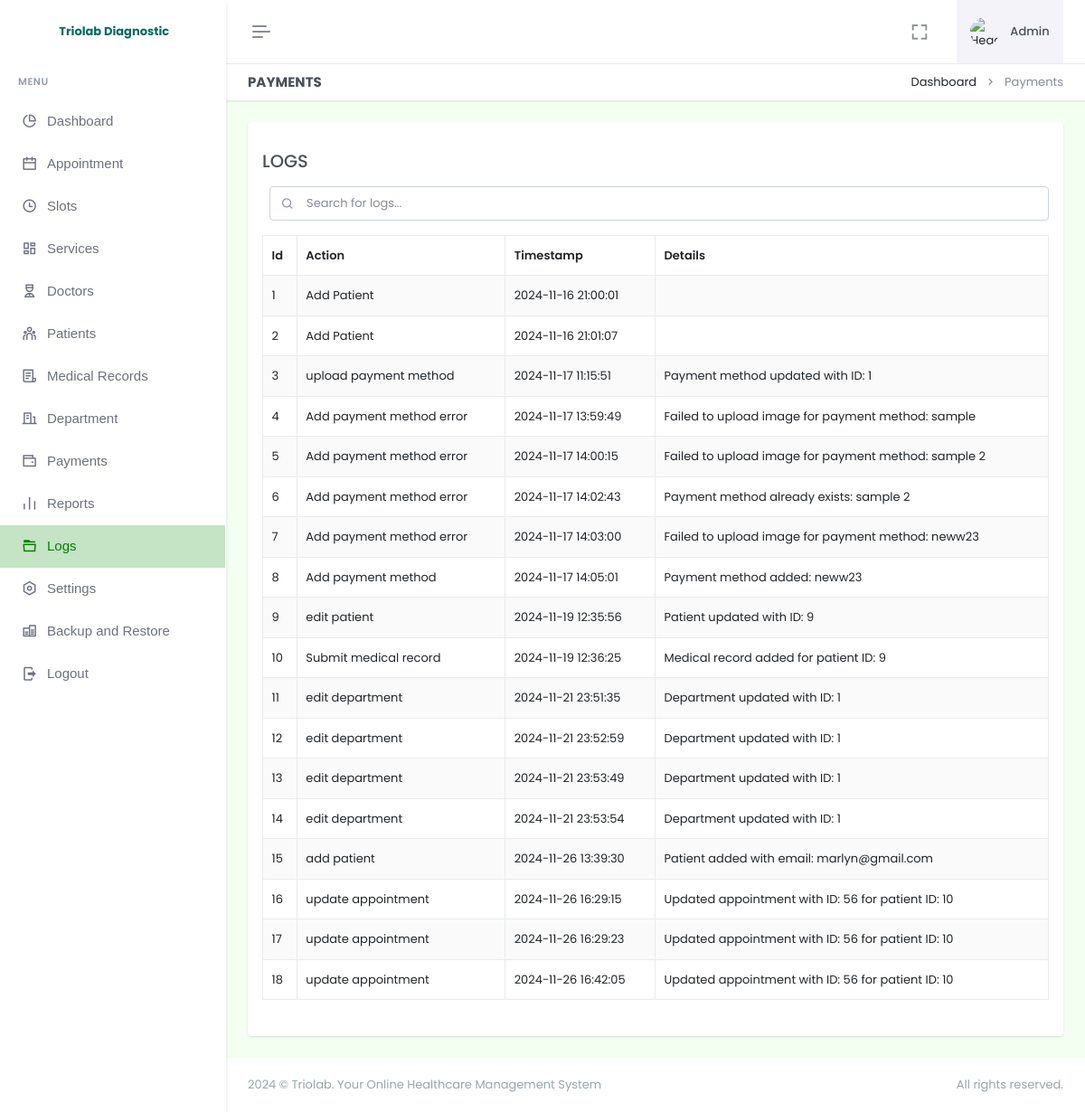
Before: /admin/logs.php (signed in) with the older database file.
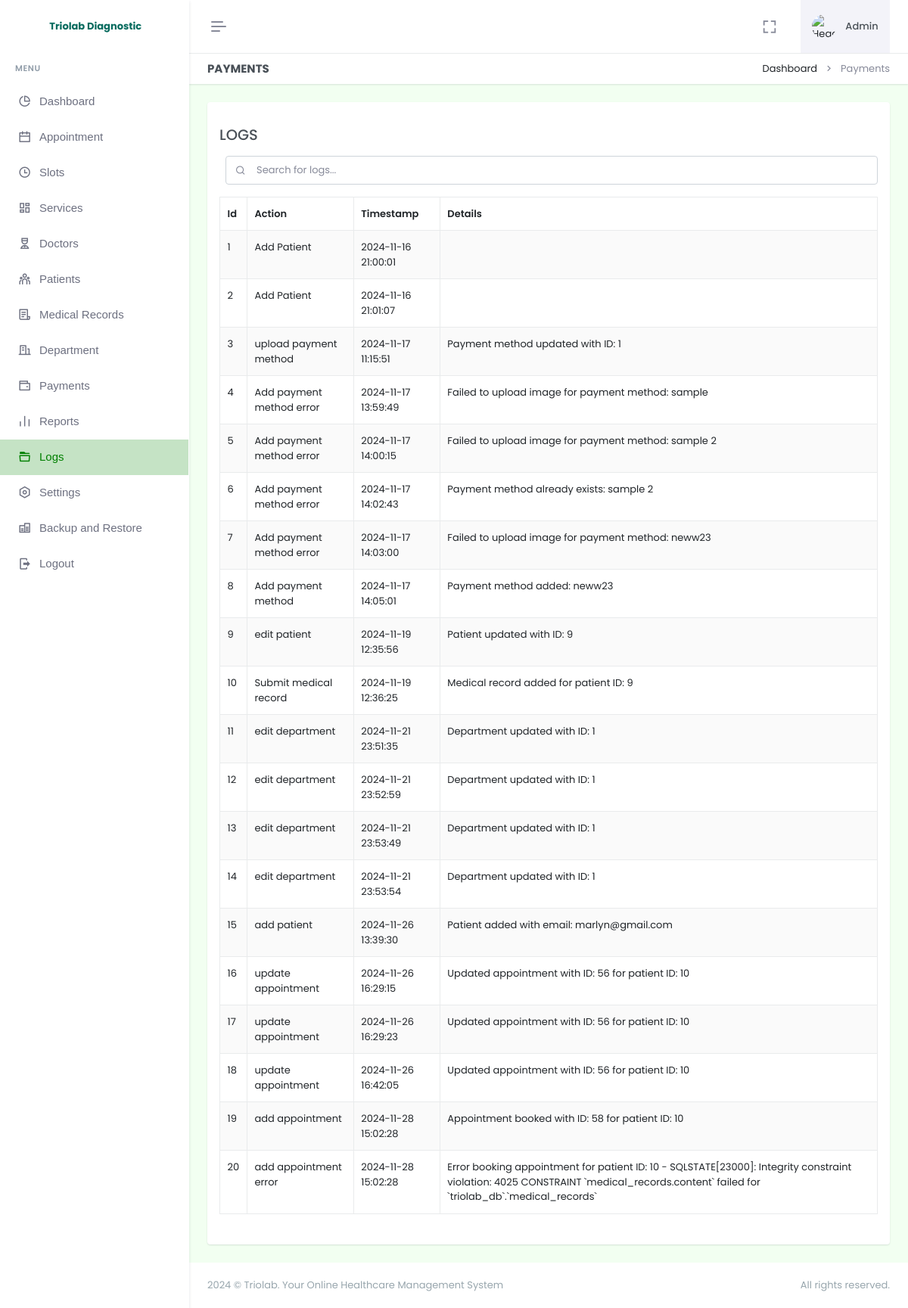
After: the same page with the newer database file.
### tables this page shows
CREATE TABLE `logs` (
  `id` int(11) NOT NULL AUTO_INCREMENT,
  `action` varchar(255) NOT NULL,
  `user` int(11) NOT NULL,
  `timestamp` timestamp NOT NULL DEFAULT current_timestamp(),
  `details` text DEFAULT NULL,
  `is_archive` tinyint(1) DEFAULT 0,
  PRIMARY KEY (`id`)
);

### admin/functions.php (the view, shortened to what this page needs)
<?php
function displayTable($pdo, $table, $columns, $displayImageColumns = [], $includeActions = true, $imagePathPrefix = '', $includeArchived = false, $actions = [])
{
    $query = $pdo->prepare("DESCRIBE $table");
    $query->execute();
    $columnsInfo = $query->fetchAll(PDO::FETCH_COLUMN);
    $orderBy = in_array('created_at', $columnsInfo) ? "ORDER BY created_at DESC" : "";
    $whereClause = "";
    if (in_array('is_archive', $columnsInfo)) {
        $whereClause = $includeArchived ? "WHERE is_archive = 1" : "WHERE is_archive = 0";
    }
    $query = $pdo->prepare("SELECT * FROM $table $whereClause $orderBy");
    $query->execute();
    echo '<div class="search-box ms-2 mt-3 mb-3">
            <input type="text" id="searchInput" class="form-control" placeholder="Search for ' . htmlspecialchars($table) . '..." onkeyup="searchTable()">
            <i class="ri-search-line search-icon"></i>
          </div>';
    echo '<table id="' . htmlspecialchars($table) . 'Table" class="table table-bordered table-striped">';
    echo '<thead><tr>';
    foreach ($columns as $column) {
        $header = ucfirst(str_replace('_', ' ', $column));
        echo "<th>" . htmlspecialchars($header) . "</th>";
    }
    echo '</tr></thead><tbody>';
    if ($query->rowCount() > 0) {
        while ($row = $query->fetch(PDO::FETCH_ASSOC)) {
            echo '<tr>';
            foreach ($columns as $column) {
                if (in_array($column, $displayImageColumns)) {
                    echo '<td>
                    <a href="' . htmlspecialchars($imagePathPrefix . $row[$column]) . '"
                        data-lightbox="gallery"
                        data-lightbox="image-' . htmlspecialchars($row['id']) . '">
                        Click to view image
                        </a>
                    </td>';
                } else {
                    echo '<td>' . htmlspecialchars($row[$column]) . '</td>';
                }
            }
            echo '</tr>';
        }
    } else {
        echo '<tr><td colspan="' . (count($columns) + ($includeActions ? 1 : 0)) . '">No data available.</td></tr>';
    }
    echo '</tbody></table>';
}
?><div class="modal fade" id="testModal" tabindex="-1" aria-labelledby="testModalLabel" aria-hidden="true">

### admin/logs.php (shortened to what this page needs)
<!doctype html>
<html lang="en" data-layout="vertical" data-topbar="light" data-sidebar="light" data-sidebar-size="lg" data-sidebar-image="none" data-preloader="disable" data-theme="default" data-theme-colors="green">
<head>
    <link rel="stylesheet" href="https://cdn.jsdelivr.net/npm/flatpickr/dist/flatpickr.min.css">
    <link href="assets/css/bootstrap.min.css" rel="stylesheet" type="text/css" />
    <link href="assets/css/icons.min.css" rel="stylesheet" type="text/css" />
    <link href="assets/css/app.min.css" rel="stylesheet" type="text/css" />
    <link href="assets/css/custom.min.css" rel="stylesheet" type="text/css" />
    <link rel="stylesheet" href="assets/css/sweetalert.css">
</head>
<body style="background-color: #F2FFF1">
    <div id="layout-wrapper">
        <?php require "header.php"; ?>
        <?php require "sidebar.php" ?>
        <?php require "functions.php"; ?>
        <div class="main-content">
            <div class="page-content">
                <div class="container-fluid">
                    <div class="row">
                        <div class="col-12">
                            <div class="page-title-box d-sm-flex align-items-center justify-content-between bg-galaxy-transparent">
                                <h4 class="mb-sm-0">Payments</h4>
                                <div class="page-title-right">
                                    <ol class="breadcrumb m-0">
                                        <li class="breadcrumb-item"><a href="index.php">Dashboard</a></li>
                                        <li class="breadcrumb-item active">Payments</li>
                                    </ol>
                                </div>
                            </div>
                        </div>
                    </div>
                    <div class="row">
                        <div class="col-12">
                            <div class="card">
                                <div class="card-body">
                                    <div class="row mb-2 mt-3">
                                        <div class="col-lg-12">
                                            <div class="mb-3">
                                                <h4>LOGS</h4>
                                                <?php
                                                $table = 'logs';
                                                $columns = array('id', 'action', 'timestamp', 'details');
                                                $displayImageColumns = array();
                                                displayTable($pdo, $table, $columns, $displayImageColumns, false, '', false);
                                                ?>
                                            </div>
                                        </div>
                                    </div>
                                </div>
                            </div>
                        </div>
                    </div>
                </div>
                <?php require "footer.php"; ?>
            </div>
        </div>
</body>
</html>

### admin/header.php (shortened to what this page needs)
<header id="page-topbar">
    <div class="layout-width">
        <div class="navbar-header">
            <div class="d-flex">
                <button type="button" class="btn btn-sm px-3 fs-16 header-item vertical-menu-btn topnav-hamburger material-shadow-none" id="topnav-hamburger-icon">
                    <span class="hamburger-icon">
                        <span></span>
                        <span></span>
                        <span></span>
                    </span>
                </button>
            </div>
            <div class="d-flex align-items-center">
                <div class="ms-1 header-item d-none d-sm-flex">
                    <button type="button" class="btn btn-icon btn-topbar material-shadow-none btn-ghost-secondary rounded-circle" data-toggle="fullscreen">
                        <i class='bx bx-fullscreen fs-22'></i>
                    </button>
                </div>
                <div class="dropdown ms-sm-3 header-item topbar-user">
                    <button type="button" class="btn material-shadow-none" id="page-header-user-dropdown" data-bs-toggle="dropdown" aria-haspopup="true" aria-expanded="false">
                        <span class="d-flex align-items-center">
                            <img class="rounded-circle header-profile-user" src="assets/images/dummy.png"  alt="Header Avatar">
                            <span class="text-start ms-xl-2">
                                <span class="d-none d-xl-inline-block ms-1 fw-medium user-name-text">Admin</span>
                            </span>
                        </span>
                    </button>
                </div>
            </div>
        </div>
    </div>
</header>

### admin/sidebar.php (shortened to what this page needs)
<div class="app-menu navbar-menu">
    <div class="navbar-brand-box">
        <a href="index.php" class="logo logo-dark">
            <div clas="logo-lg">
                <span class="fw-bold fs-6 text-primary">Triolab Diagnostic</span>
            </div>
        </a>
    </div>
    <div id="scrollbar">
        <div class="container-fluid">
            <ul class="navbar-nav" id="navbar-nav">
                <li class="menu-title"><span data-key="t-menu">Menu</span></li>
                <li class="nav-item">
                    <a class="nav-link menu-link" href="index.php">
                        <i class="ri-pie-chart-line"></i> <span data-key="t-dashboard">Dashboard</span>
                    </a>
                </li>
                <li class="nav-item">
                    <a class="nav-link menu-link" href="appointment.php">
                        <i class="ri-calendar-line"></i> <span data-key="t-appointment">Appointment</span>
                    </a>
                </li>
                <li class="nav-item">
                    <a class="nav-link menu-link" href="slots.php">
                        <i class="ri-time-line"></i> <span data-key="t-slots">Slots</span>
                    </a>
                </li>
                <li class="nav-item">
                    <a class="nav-link menu-link" href="services.php">
                        <i class="ri-dashboard-line"></i> <span data-key="t-services">Services</span>
                    </a>
                </li>
                <li class="nav-item">
                    <a class="nav-link menu-link" href="doctors.php">
                        <i class="ri-nurse-line"></i> <span data-key="t-doctors">Doctors</span>
                    </a>
                </li>
                <li class="nav-item">
                    <a class="nav-link menu-link" href="patients.php">
                        <i class="ri-team-line"></i> <span data-key="t-patients">Patients</span>
                    </a>
                </li>
                <li class="nav-item">
                    <a class="nav-link menu-link" href="medical-records.php">
                        <i class="ri-file-list-3-line"></i> <span data-key="t-medical-records">Medical Records</span>
                    </a>
                </li>
                <li class="nav-item">
                    <a class="nav-link menu-link" href="department.php">
                        <i class="ri-building-line"></i> <span data-key="t-department">Department</span>
                    </a>
                </li>
                <li class="nav-item">
                    <a class="nav-link menu-link" href="payments.php">
                        <i class="ri-wallet-line"></i> <span data-key="t-payments">Payments</span>
                    </a>
                </li>
                <li class="nav-item">
                    <a class="nav-link menu-link" href="reports.php">
                        <i class="ri-bar-chart-line"></i> <span data-key="t-reports">Reports</span>
                    </a>
                </li>
                <li class="nav-item">
                    <a class="nav-link menu-link" href="logs.php">
                        <i class="ri-folder-5-line"></i> <span data-key="t-logs">Logs</span>
                    </a>
                </li>
                <li class="nav-item">
                    <a class="nav-link menu-link" href="settings.php">
                        <i class="ri-settings-line"></i> <span data-key="t-settings">Settings</span>
                    </a>
                </li>
                <li class="nav-item">
                    <a class="nav-link menu-link" href="backup.php">
                        <i class="ri-database-line"></i> <span data-key="t-database">Backup and Restore</span>
                    </a>
                </li>
                <li class="nav-item">
                    <a class="nav-link menu-link" href="logout.php">
                        <i class="mdi mdi-logout"></i> <span data-key="t-logout">Logout</span>
                    </a>
                </li>
            </ul>
        </div>
    </div>
    <div class="sidebar-background"></div>
</div>

### admin/footer.php (shortened to what this page needs)
<footer class="footer">
    <div class="container-fluid">
        <div class="row">
            <div class="col-sm-6">
                 © Triolab. Your Online Healthcare Management System
            </div>
            <div class="col-sm-6">
                <div class="text-sm-end d-none d-sm-block">
                    All rights reserved.
                </div>
            </div>
        </div>
    </div>
</footer>

Changed rows visible on the page:
added logs: id "19", action "add appointment", timestamp "2024-11-28 15:02:28", details "Appointment booked with ID: 58 for patient ID: 10"
added logs: id "20", action "add appointment error", timestamp "2024-11-28 15:02:28", details "Error booking appointment for patient ID: 10 - SQLSTATE[23000]: Integrity constraint violation: 4025 CONSTRAINT `medical_records.content` failed for `triolab_db`.`medical_records`"
